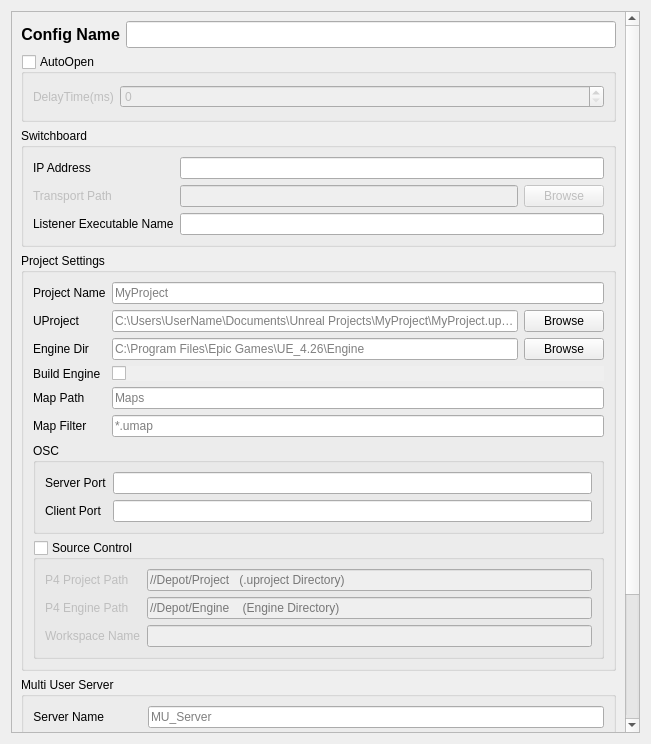
<?xml version="1.0" encoding="UTF-8"?>
<ui version="4.0">
 <class>Dialog</class>
 <widget class="QDialog" name="Dialog">
  <property name="geometry">
   <rect>
    <x>0</x>
    <y>0</y>
    <width>651</width>
    <height>744</height>
   </rect>
  </property>
  <property name="windowTitle">
   <string>Dialog</string>
  </property>
  <layout class="QVBoxLayout" name="verticalLayout">
   <item>
    <widget class="QScrollArea" name="scrollArea">
     <property name="widgetResizable">
      <bool>true</bool>
     </property>
     <widget class="QWidget" name="scrollAreaWidgetContents">
      <property name="geometry">
       <rect>
        <x>0</x>
        <y>0</y>
        <width>606</width>
        <height>977</height>
       </rect>
      </property>
      <layout class="QVBoxLayout" name="verticalLayout_4">
       <item>
        <layout class="QHBoxLayout" name="horizontalLayout_9">
         <item>
          <widget class="QLabel" name="config_name_label">
           <property name="minimumSize">
            <size>
             <width>74</width>
             <height>0</height>
            </size>
           </property>
           <property name="font">
            <font>
             <pointsize>12</pointsize>
             <weight>75</weight>
             <bold>true</bold>
            </font>
           </property>
           <property name="toolTip">
            <string/>
           </property>
           <property name="text">
            <string>Config Name</string>
           </property>
           <property name="alignment">
            <set>Qt::AlignRight|Qt::AlignTrailing|Qt::AlignVCenter</set>
           </property>
          </widget>
         </item>
         <item>
          <widget class="QLineEdit" name="config_name_line_edit">
           <property name="font">
            <font>
             <pointsize>12</pointsize>
             <weight>75</weight>
             <bold>true</bold>
            </font>
           </property>
           <property name="toolTip">
            <string/>
           </property>
          </widget>
         </item>
        </layout>
       </item>
       <item>
        <widget class="QGroupBox" name="autopen_group_box">
         <property name="title">
          <string>AutoOpen</string>
         </property>
         <property name="checkable">
          <bool>true</bool>
         </property>
         <property name="checked">
          <bool>false</bool>
         </property>
         <layout class="QVBoxLayout" name="verticalLayout_8">
          <item>
           <layout class="QFormLayout" name="formLayout_3">
            <property name="topMargin">
             <number>2</number>
            </property>
            <property name="bottomMargin">
             <number>2</number>
            </property>
            <item row="0" column="0">
             <widget class="QLabel" name="label_8">
              <property name="text">
               <string>DelayTime(ms)</string>
              </property>
             </widget>
            </item>
            <item row="0" column="1">
             <widget class="QSpinBox" name="spinBox"/>
            </item>
           </layout>
          </item>
         </layout>
        </widget>
       </item>
       <item>
        <widget class="QGroupBox" name="groupBox_2">
         <property name="title">
          <string>Switchboard</string>
         </property>
         <layout class="QVBoxLayout" name="verticalLayout_3">
          <item>
           <layout class="QFormLayout" name="formLayout_4">
            <item row="0" column="0">
             <widget class="QLabel" name="label">
              <property name="minimumSize">
               <size>
                <width>0</width>
                <height>0</height>
               </size>
              </property>
              <property name="toolTip">
               <string>Current Machine IP Address. Used as OSC send target</string>
              </property>
              <property name="text">
               <string>IP Address</string>
              </property>
             </widget>
            </item>
            <item row="0" column="1">
             <widget class="QLineEdit" name="ip_address_line_edit">
              <property name="toolTip">
               <string>Current Machine IP Address. Used as OSC send target</string>
              </property>
             </widget>
            </item>
            <item row="1" column="0">
             <widget class="QLabel" name="transport_path_label">
              <property name="enabled">
               <bool>false</bool>
              </property>
              <property name="minimumSize">
               <size>
                <width>0</width>
                <height>0</height>
               </size>
              </property>
              <property name="toolTip">
               <string/>
              </property>
              <property name="text">
               <string>Transport Path</string>
              </property>
             </widget>
            </item>
            <item row="1" column="1">
             <layout class="QHBoxLayout" name="horizontalLayout_5">
              <item>
               <widget class="QLineEdit" name="transport_path_line_edit">
                <property name="enabled">
                 <bool>false</bool>
                </property>
                <property name="toolTip">
                 <string>Feature coming soon</string>
                </property>
               </widget>
              </item>
              <item>
               <widget class="QPushButton" name="pushButton_3">
                <property name="enabled">
                 <bool>false</bool>
                </property>
                <property name="text">
                 <string>Browse</string>
                </property>
               </widget>
              </item>
             </layout>
            </item>
            <item row="2" column="0">
             <widget class="QLabel" name="listener_exe_label">
              <property name="toolTip">
               <string>Filename of the Switchboard listener executable. (The .exe extension can be omitted on Windows.)</string>
              </property>
              <property name="text">
               <string>Listener Executable Name</string>
              </property>
             </widget>
            </item>
            <item row="2" column="1">
             <widget class="QLineEdit" name="listener_exe_line_edit">
              <property name="toolTip">
               <string>Filename of the Switchboard listener executable. (The .exe extension can be omitted on Windows.)</string>
              </property>
             </widget>
            </item>
           </layout>
          </item>
         </layout>
        </widget>
       </item>
       <item>
        <widget class="QGroupBox" name="groupBox">
         <property name="title">
          <string>Project Settings</string>
         </property>
         <layout class="QVBoxLayout" name="verticalLayout_2">
          <item>
           <layout class="QFormLayout" name="formLayout">
            <item row="0" column="0">
             <widget class="QLabel" name="project_name_label">
              <property name="minimumSize">
               <size>
                <width>0</width>
                <height>0</height>
               </size>
              </property>
              <property name="toolTip">
               <string/>
              </property>
              <property name="text">
               <string>Project Name</string>
              </property>
             </widget>
            </item>
            <item row="0" column="1">
             <widget class="QLineEdit" name="project_name_line_edit">
              <property name="toolTip">
               <string>Name of your project. All takes will be recorded into a folder structure with this name as the root name.</string>
              </property>
              <property name="text">
               <string/>
              </property>
              <property name="placeholderText">
               <string>MyProject</string>
              </property>
             </widget>
            </item>
            <item row="1" column="0">
             <widget class="QLabel" name="uproject_label">
              <property name="minimumSize">
               <size>
                <width>0</width>
                <height>0</height>
               </size>
              </property>
              <property name="toolTip">
               <string/>
              </property>
              <property name="text">
               <string>UProject</string>
              </property>
             </widget>
            </item>
            <item row="1" column="1">
             <layout class="QHBoxLayout" name="horizontalLayout_13">
              <item>
               <widget class="QLineEdit" name="uproject_line_edit">
                <property name="toolTip">
                 <string>Path to uProject</string>
                </property>
                <property name="text">
                 <string/>
                </property>
                <property name="placeholderText">
                 <string>C:\Users\UserName\Documents\Unreal Projects\MyProject\MyProject.uproject</string>
                </property>
               </widget>
              </item>
              <item>
               <widget class="QPushButton" name="uproject_browse_button">
                <property name="text">
                 <string>Browse</string>
                </property>
               </widget>
              </item>
             </layout>
            </item>
            <item row="2" column="0">
             <widget class="QLabel" name="engine_dir_label">
              <property name="minimumSize">
               <size>
                <width>0</width>
                <height>0</height>
               </size>
              </property>
              <property name="toolTip">
               <string/>
              </property>
              <property name="text">
               <string>Engine Dir</string>
              </property>
             </widget>
            </item>
            <item row="2" column="1">
             <layout class="QHBoxLayout" name="horizontalLayout_14">
              <item>
               <widget class="QLineEdit" name="engine_dir_line_edit">
                <property name="toolTip">
                 <string>Path to UE4 Engine directory</string>
                </property>
                <property name="text">
                 <string/>
                </property>
                <property name="placeholderText">
                 <string>C:\Program Files\Epic Games\UE_4.26\Engine</string>
                </property>
               </widget>
              </item>
              <item>
               <widget class="QPushButton" name="engine_dir_browse_button">
                <property name="text">
                 <string>Browse</string>
                </property>
               </widget>
              </item>
             </layout>
            </item>
            <item row="3" column="0">
             <widget class="QLabel" name="label_2">
              <property name="minimumSize">
               <size>
                <width>0</width>
                <height>0</height>
               </size>
              </property>
              <property name="text">
               <string>Build Engine</string>
              </property>
             </widget>
            </item>
            <item row="3" column="1">
             <widget class="QCheckBox" name="build_engine_checkbox">
              <property name="toolTip">
               <string>Check if engine needs to be built from source</string>
              </property>
              <property name="autoFillBackground">
               <bool>true</bool>
              </property>
              <property name="text">
               <string/>
              </property>
             </widget>
            </item>
            <item row="4" column="0">
             <widget class="QLabel" name="map_path_label">
              <property name="minimumSize">
               <size>
                <width>0</width>
                <height>0</height>
               </size>
              </property>
              <property name="text">
               <string>Map Path</string>
              </property>
             </widget>
            </item>
            <item row="4" column="1">
             <widget class="QLineEdit" name="map_path_line_edit">
              <property name="toolTip">
               <string>Relative path from Content folder that contains maps to launch into.</string>
              </property>
              <property name="placeholderText">
               <string>Maps</string>
              </property>
             </widget>
            </item>
            <item row="5" column="0">
             <widget class="QLabel" name="map_filter_label">
              <property name="minimumSize">
               <size>
                <width>0</width>
                <height>0</height>
               </size>
              </property>
              <property name="text">
               <string>Map Filter</string>
              </property>
             </widget>
            </item>
            <item row="5" column="1">
             <widget class="QLineEdit" name="map_filter_line_edit">
              <property name="toolTip">
               <string>Walk every file in the Map Path and run a fnmatch to filter the file names</string>
              </property>
              <property name="text">
               <string/>
              </property>
              <property name="placeholderText">
               <string>*.umap</string>
              </property>
             </widget>
            </item>
           </layout>
          </item>
          <item>
           <widget class="QGroupBox" name="groupBox_5">
            <property name="title">
             <string>OSC</string>
            </property>
            <layout class="QVBoxLayout" name="verticalLayout_7">
             <item>
              <layout class="QFormLayout" name="formLayout_6">
               <item row="0" column="0">
                <widget class="QLabel" name="label_6">
                 <property name="text">
                  <string>Server Port</string>
                 </property>
                </widget>
               </item>
               <item row="1" column="0">
                <widget class="QLabel" name="label_7">
                 <property name="text">
                  <string>Client Port</string>
                 </property>
                </widget>
               </item>
               <item row="0" column="1">
                <widget class="QLineEdit" name="osc_server_port_line_edit"/>
               </item>
               <item row="1" column="1">
                <widget class="QLineEdit" name="osc_client_port_line_edit"/>
               </item>
              </layout>
             </item>
            </layout>
           </widget>
          </item>
          <item>
           <widget class="QGroupBox" name="p4_group_box">
            <property name="title">
             <string>Source Control</string>
            </property>
            <property name="checkable">
             <bool>true</bool>
            </property>
            <property name="checked">
             <bool>false</bool>
            </property>
            <layout class="QVBoxLayout" name="verticalLayout_5">
             <item>
              <layout class="QFormLayout" name="formLayout_2">
               <item row="0" column="0">
                <widget class="QLabel" name="p4_project_path_label">
                 <property name="minimumSize">
                  <size>
                   <width>0</width>
                   <height>0</height>
                  </size>
                 </property>
                 <property name="text">
                  <string>P4 Project Path</string>
                 </property>
                </widget>
               </item>
               <item row="0" column="1">
                <widget class="QLineEdit" name="p4_project_path_line_edit">
                 <property name="placeholderText">
                  <string>//Depot/Project   (.uproject Directory)</string>
                 </property>
                </widget>
               </item>
               <item row="2" column="0">
                <widget class="QLabel" name="source_control_workspace_label">
                 <property name="text">
                  <string>Workspace Name</string>
                 </property>
                </widget>
               </item>
               <item row="2" column="1">
                <widget class="QLineEdit" name="source_control_workspace_line_edit"/>
               </item>
               <item row="1" column="0">
                <widget class="QLabel" name="p4_engine_path_label">
                 <property name="text">
                  <string>P4 Engine Path</string>
                 </property>
                </widget>
               </item>
               <item row="1" column="1">
                <widget class="QLineEdit" name="p4_engine_path_line_edit">
                 <property name="placeholderText">
                  <string>//Depot/Engine    (Engine Directory)</string>
                 </property>
                </widget>
               </item>
              </layout>
             </item>
            </layout>
           </widget>
          </item>
         </layout>
        </widget>
       </item>
       <item>
        <widget class="QGroupBox" name="groupBox_4">
         <property name="title">
          <string>Multi User Server</string>
         </property>
         <layout class="QVBoxLayout" name="verticalLayout_6">
          <item>
           <layout class="QFormLayout" name="formLayout_5">
            <item row="0" column="0">
             <widget class="QLabel" name="mu_server_name_label">
              <property name="minimumSize">
               <size>
                <width>0</width>
                <height>0</height>
               </size>
              </property>
              <property name="toolTip">
               <string/>
              </property>
              <property name="text">
               <string>Server Name</string>
              </property>
              <property name="alignment">
               <set>Qt::AlignRight|Qt::AlignTrailing|Qt::AlignVCenter</set>
              </property>
             </widget>
            </item>
            <item row="0" column="1">
             <widget class="QLineEdit" name="mu_server_name_line_edit">
              <property name="toolTip">
               <string>Path to uProject</string>
              </property>
              <property name="text">
               <string/>
              </property>
              <property name="placeholderText">
               <string>MU_Server</string>
              </property>
             </widget>
            </item>
            <item row="1" column="0">
             <widget class="QLabel" name="mu_cmd_line_args_label">
              <property name="minimumSize">
               <size>
                <width>0</width>
                <height>0</height>
               </size>
              </property>
              <property name="toolTip">
               <string/>
              </property>
              <property name="text">
               <string>Command Line Args</string>
              </property>
              <property name="alignment">
               <set>Qt::AlignRight|Qt::AlignTrailing|Qt::AlignVCenter</set>
              </property>
             </widget>
            </item>
            <item row="1" column="1">
             <widget class="QLineEdit" name="mu_cmd_line_args_line_edit">
              <property name="toolTip">
               <string>MU Server Command line arguments</string>
              </property>
              <property name="text">
               <string/>
              </property>
              <property name="placeholderText">
               <string>-UDPMESSAGING_TRANSPORT_UNICAST={IP_ADDRESS}:5555'</string>
              </property>
             </widget>
            </item>
            <item row="2" column="0">
             <widget class="QLabel" name="label_3">
              <property name="text">
               <string>Auto Join</string>
              </property>
             </widget>
            </item>
            <item row="2" column="1">
             <widget class="QCheckBox" name="mu_auto_join_check_box">
              <property name="toolTip">
               <string>Unreal Machines that have been launched join the Multi User Server</string>
              </property>
              <property name="text">
               <string/>
              </property>
              <property name="checked">
               <bool>true</bool>
              </property>
             </widget>
            </item>
            <item row="3" column="0">
             <widget class="QLabel" name="label_4">
              <property name="text">
               <string>Clean History</string>
              </property>
             </widget>
            </item>
            <item row="3" column="1">
             <widget class="QCheckBox" name="mu_clean_history_check_box">
              <property name="text">
               <string/>
              </property>
              <property name="checked">
               <bool>true</bool>
              </property>
             </widget>
            </item>
            <item row="4" column="0">
             <widget class="QLabel" name="label_5">
              <property name="text">
               <string>Auto Launch</string>
              </property>
             </widget>
            </item>
            <item row="4" column="1">
             <widget class="QCheckBox" name="mu_auto_launch_check_box">
              <property name="toolTip">
               <string>Launch the Multi User server when Unreal is launched</string>
              </property>
              <property name="text">
               <string/>
              </property>
              <property name="checked">
               <bool>true</bool>
              </property>
             </widget>
            </item>
            <item row="5" column="0">
             <widget class="QLabel" name="muserver_exe_label">
              <property name="toolTip">
               <string>Filename of the multi-user server executable. (The .exe extension can be omitted on Windows.)</string>
              </property>
              <property name="text">
               <string>Executable Name</string>
              </property>
             </widget>
            </item>
            <item row="5" column="1">
             <widget class="QLineEdit" name="muserver_exe_line_edit">
              <property name="toolTip">
               <string>Filename of the multi-user server executable. (The .exe extension can be omitted on Windows.)</string>
              </property>
              <property name="text">
               <string>UnrealMultiUserServer</string>
              </property>
              <property name="placeholderText">
               <string>UnrealMultiUserServer</string>
              </property>
             </widget>
            </item>
            <item row="6" column="0">
             <widget class="QLabel" name="muserver_auto_build_label">
              <property name="toolTip">
               <string>Whether to include the UnrealMultiUserServer project when performing local device builds.</string>
              </property>
              <property name="text">
               <string>Auto Build</string>
              </property>
             </widget>
            </item>
            <item row="6" column="1">
             <widget class="QCheckBox" name="muserver_auto_build_check_box">
              <property name="toolTip">
               <string>Whether to include the UnrealMultiUserServer project when performing local device builds.</string>
              </property>
              <property name="text">
               <string/>
              </property>
              <property name="checked">
               <bool>true</bool>
              </property>
             </widget>
            </item>
           </layout>
          </item>
         </layout>
        </widget>
       </item>
       <item>
        <layout class="QVBoxLayout" name="device_override_layout">
         <property name="bottomMargin">
          <number>0</number>
         </property>
        </layout>
       </item>
      </layout>
     </widget>
    </widget>
   </item>
  </layout>
 </widget>
 <resources/>
 <connections/>
</ui>
